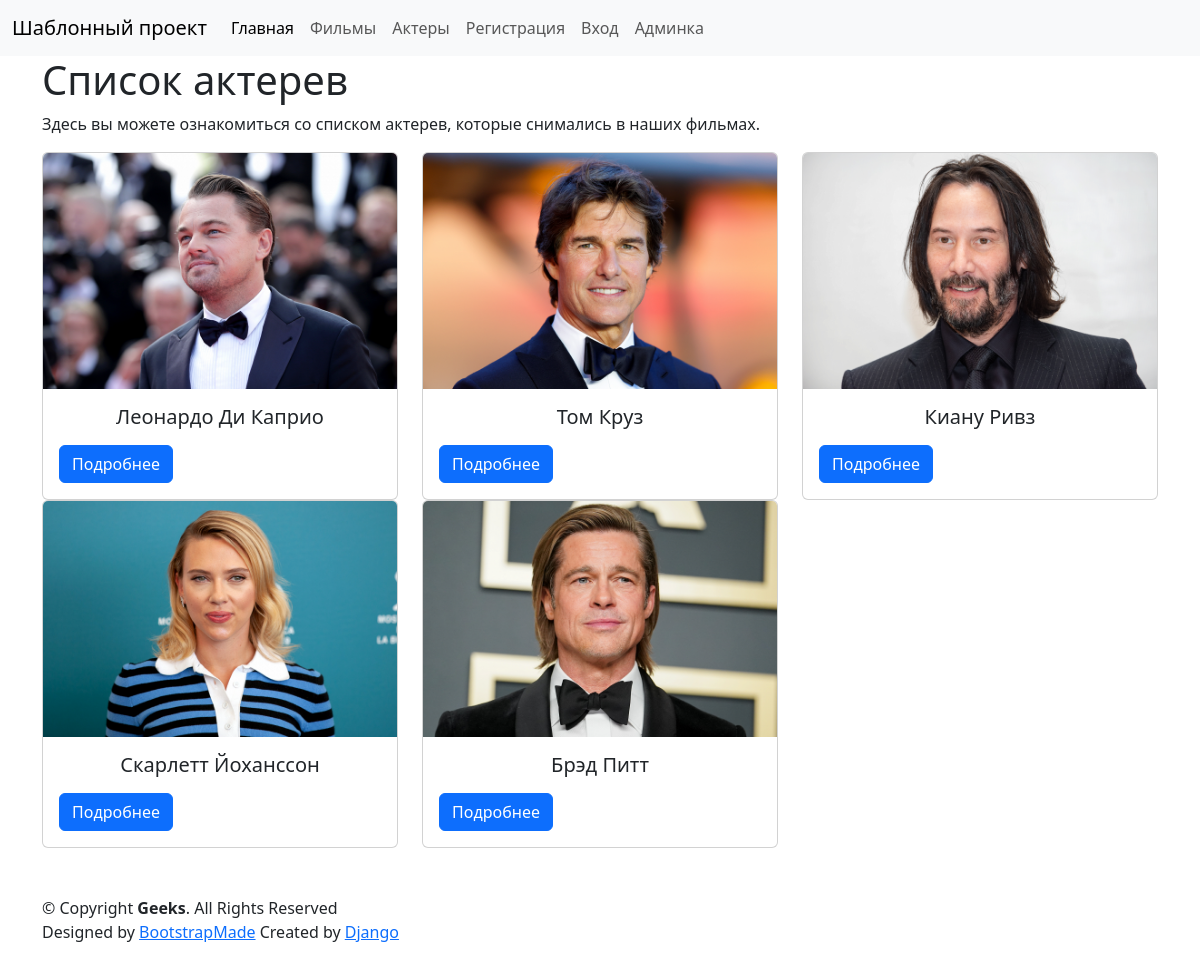
The page /actors/ on the database its author committed.
### film/models.py (models this page shows, shortened)
class Actor(models.Model):
    name = models.CharField(max_length=100)
    age = models.IntegerField()
    bio = models.TextField()
    image = models.ImageField(upload_to="actors/")
    class Meta:
        verbose_name = "Актер"
        verbose_name_plural = "Актеры"

### film/views.py (the view)
# urls.py: path("actors/", actor_list_view, name="actors_list"),
def actor_list_view(request):
    actors = Actor.objects.all().annotate(rating=models.Avg("films__rating")).order_by("-rating")
    return render(request, "actors/list.html", {"actors": actors})

### templates/actors/list.html (shortened to what this page needs)
<!DOCTYPE html>
<html lang="en">
<head>
    <link rel="stylesheet" href="https://cdn.jsdelivr.net/npm/bootstrap@5.3.2/dist/css/bootstrap.min.css">
</head>
<body>
    {% include 'components/navbar.html' %}
    <div class="container">
        <h1>Список актерев</h1>
        <p>Здесь вы можете ознакомиться со списком актерев, которые снимались в наших фильмах.</p>
        <div class="row">
            {% for actor in actors %}
                <div class="col-4">
                    <div class="card">
                        <img src="/media/{{ actor.image }}" class="card-img-top" alt="{{ actor.name }}">
                        <div class="card-body">
                            <h5 class="card-title text-center">{{ actor.name }}</h5>
                            <a href="{{ actor.id }}/" class="btn btn-primary">Подробнее</a>
                        </div>
                    </div>
                </div>
            {% endfor %}
        </div>
    </div>
    {% include 'components/footer.html' %}
</body>
</html>

### rows shown on the page
Actor: image (picture), name "Леонардо Ди Каприо"
Actor: image (picture), name "Том Круз"
Actor: image (picture), name "Киану Ривз"
Actor: image (picture), name "Скарлетт Йоханссон"
Actor: image (picture), name "Брэд Питт"
